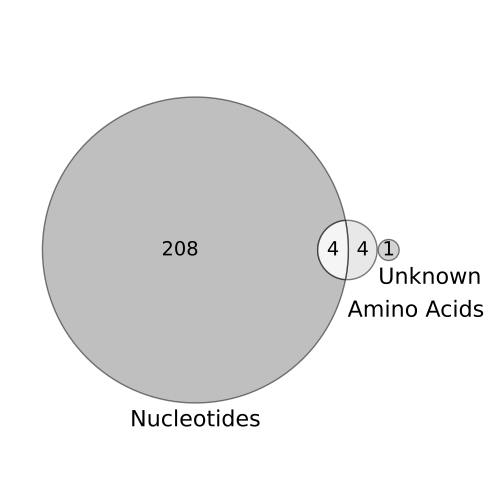

Reproduce this figure in Python.
################################################################################

# Type of data

################################################################################

import os
import pandas as pd
import matplotlib.pyplot as plt
import seaborn as sns
from matplotlib_venn import venn3

# Assuming you upload "review_papers.csv", load it0
df = pd.read_csv("review_papers.csv")

# Check the first few rows
print(df.head())

# Replace NaNs with empty string to avoid errors
df['Type of data used'] = df['Type of data used'].fillna('')

# Create set membership flags
df['uses_nucleotides'] = df['Type of data used'].str.contains('Nucleotides', case=False)
df['uses_amino_acids'] = df['Type of data used'].str.contains('Amino Acids', case=False)
df['uses_unknown'] = df['Type of data used'].str.contains('Unknown', case=False)

# Create sets of indices for each category
set_nucleotides = set(df[df['uses_nucleotides']].index)
set_amino_acids = set(df[df['uses_amino_acids']].index)
set_unknown = set(df[df['uses_unknown']].index)

# Create a Venn diagram
plt.figure(figsize=(5, 5))
venn = venn3([set_nucleotides, set_amino_acids, set_unknown],
             set_labels=('Nucleotides', 'Amino Acids', 'Unknown'),
             set_colors=('gray', 'lightgray', 'darkgray'),
             alpha=0.5)

# Customize patch outlines
for patch in venn.patches:
    if patch:
        patch.set_edgecolor('black')
        patch.set_linewidth(1)

# Increase font size of labels and manually reposition to avoid overlap
label_offsets = [(0,0), (0.25, -0.05), (0.15, 0)]  # x, y offsets for each label
for i, label in enumerate(venn.set_labels):
    if label:
        label.set_fontsize(16)
        x, y = label.get_position()
        dx, dy = label_offsets[i]
        label.set_position((x + dx, y + dy))

# Increase font size of subset labels
for label in venn.subset_labels:
    if label:
        label.set_fontsize(14)
        
# Export the plot as PDF
plt.tight_layout()
plt.savefig("figure_e.pdf", format="pdf")

# Show the plot
plt.show()
